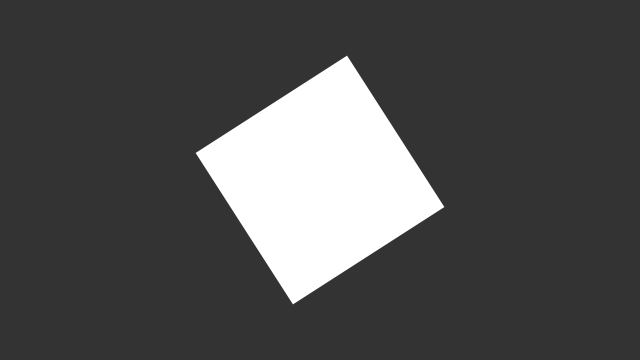
Frame 1 (no input)
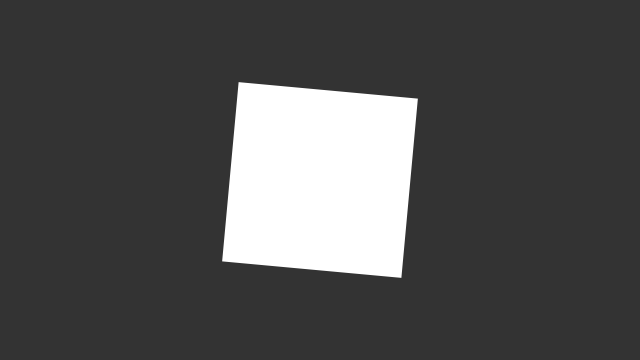
Frame 60 (the mouse pressed at the canvas centre just before this capture)
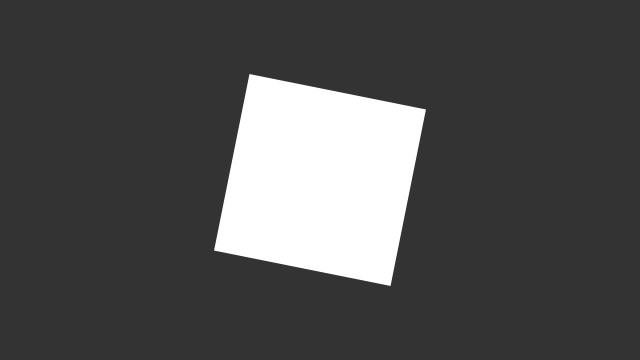
Frame 120 (the mouse held since frame 60 and released just before this capture)

The Processing sketch that drew these frames (run headless with seeded random() and noise(); from frame 60 on, the mouse is pressed at the canvas centre):

// Processing sketch: Rotate
// ── Rotate.pde
/**
 * Rotate. 
 * 
 * Rotating a square around the Z axis. To get the results
 * you expect, send the rotate function angle parameters that are
 * values between 0 and PI*2 (TWO_PI which is roughly 6.28). If you prefer to 
 * think about angles as degrees (0-360), you can use the radians() 
 * method to convert your values. For example: scale(radians(90))
 * is identical to the statement scale(PI/2). 
 */

float angle;
float jitter;

void setup() {
  size(640, 360);
  smooth();
  noStroke();
  fill(255);
  rectMode(CENTER);
}

void draw() {
  background(51);

  // during even-numbered seconds (0, 2, 4, 6...)
  if (second() % 2 == 0) {  
    jitter = random(-0.1, 0.1);
  }
  angle = angle + jitter;
  float c = cos(angle);
  translate(width/2, height/2);
  rotate(c);
  rect(0, 0, 180, 180);   
}
